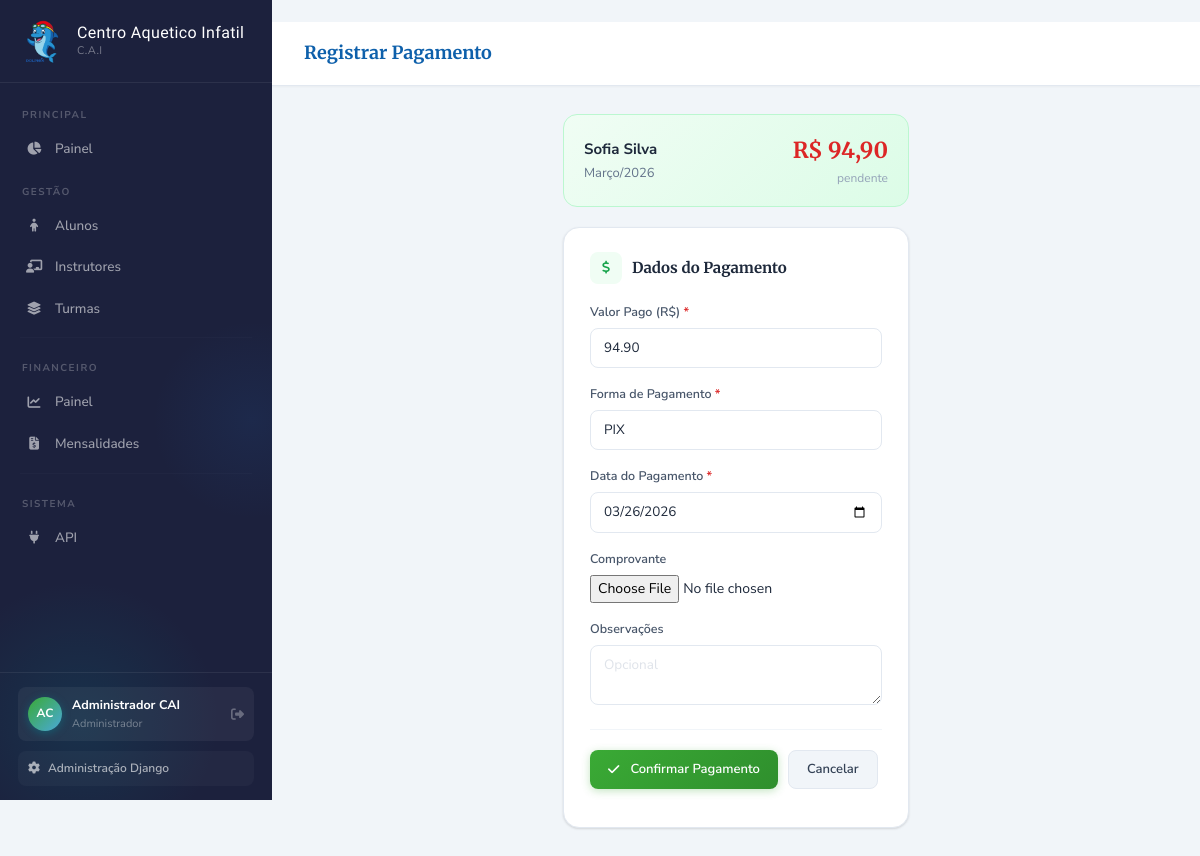
Page /financeiro/mensalidades/3/pagar/ (signed in) on the committed database.
### apps/accounts/models.py (models this page shows, shortened)
class Usuario(AbstractUser):
    PERFIL_CHOICES = [
        ('admin', 'Administrador'),
        ('coordenacao', 'Coordenação'),
        ('financeiro', 'Financeiro'),
        ('professor', 'Professor'),
    ]
    perfil = models.CharField(
        max_length=20,
        choices=PERFIL_CHOICES,
        default='professor',
        verbose_name='Perfil'
    )
    telefone = models.CharField(max_length=20, blank=True, verbose_name='Telefone')
    foto = models.ImageField(
        upload_to='usuarios/', null=True, blank=True, verbose_name='Foto'
    )
    ativo = models.BooleanField(default=True, verbose_name='Ativo')
    criado_em = models.DateTimeField(auto_now_add=True)
    atualizado_em = models.DateTimeField(auto_now=True)
    class Meta:
        verbose_name = 'Usuário'
        verbose_name_plural = 'Usuários'
        ordering = ['first_name', 'last_name']

### apps/financeiro/models.py (models this page shows, shortened)
class Mensalidade(models.Model):
    STATUS_CHOICES = [
        ('pendente', 'Em dia'),
        ('paga', 'Paga'),
        ('parcial', 'Parcialmente Paga'),
        ('vencida', 'Vencida'),
        ('cancelada', 'Cancelada'),
    ]
    MES_CHOICES = [(i, nome) for i, nome in enumerate([
        'Janeiro', 'Fevereiro', 'Março', 'Abril', 'Maio', 'Junho',
        'Julho', 'Agosto', 'Setembro', 'Outubro', 'Novembro', 'Dezembro'
    ], start=1)]
    aluno = models.ForeignKey(
        Aluno, on_delete=models.PROTECT,
        related_name='mensalidades', verbose_name='Aluno'
    )
    mes = models.IntegerField(choices=MES_CHOICES, verbose_name='Mês')
    ano = models.IntegerField(verbose_name='Ano')
    valor_total = models.DecimalField(
        max_digits=8, decimal_places=2, verbose_name='Valor Total (R$)'
    )
    valor_pago = models.DecimalField(
        max_digits=8, decimal_places=2, default=0, verbose_name='Valor Pago (R$)'
    )
    data_vencimento = models.DateField(verbose_name='Data de Vencimento')
    status = models.CharField(
        max_length=20, choices=STATUS_CHOICES, default='pendente', verbose_name='Status'
    )
    desconto = models.DecimalField(
        max_digits=8, decimal_places=2, default=0, verbose_name='Desconto (R$)'
    )
    observacoes = models.TextField(blank=True, verbose_name='Observações')
    criado_em = models.DateTimeField(auto_now_add=True)
    atualizado_em = models.DateTimeField(auto_now=True)
    class Meta:
        verbose_name = 'Mensalidade'
        verbose_name_plural = 'Mensalidades'
        ordering = ['-ano', '-mes']
        unique_together = ['aluno', 'mes', 'ano']
    @property
    def valor_pendente(self):
        return max(0, self.valor_total - self.desconto - self.valor_pago)

### apps/alunos/models.py (models this page shows, shortened)
class Aluno(models.Model):
    FAIXA_ETARIA_CHOICES = [
        ('bebe', 'Bebê (0-2 anos)'),
        ('toddler', 'Pequenos (2-4 anos)'),
        ('kids', 'Infantil (4-6 anos)'),
        ('junior', 'Infantil (6-8 anos)'),
    ]
    STATUS_CHOICES = [
        ('ativo', 'Ativo'),
        ('inativo', 'Inativo'),
        ('trancado', 'Trancado'),
    ]
    matricula = models.CharField(max_length=20, unique=True, verbose_name='Matrícula')
    nome = models.CharField(max_length=150, verbose_name='Nome Completo')
    data_nascimento = models.DateField(verbose_name='Data de Nascimento')
    faixa_etaria = models.CharField(
        max_length=20, choices=FAIXA_ETARIA_CHOICES, verbose_name='Faixa Etária'
    )
    status = models.CharField(
        max_length=20, choices=STATUS_CHOICES, default='ativo', verbose_name='Status'
    )
    responsavel_principal = models.ForeignKey(
        Responsavel, on_delete=models.PROTECT,
        related_name='alunos_principal', verbose_name='Responsável Principal'
    )
    responsavel_secundario = models.ForeignKey(
        Responsavel, on_delete=models.SET_NULL,
        null=True, blank=True, related_name='alunos_secundario',
        verbose_name='Responsável Secundário'
    )
    tipo_sanguineo = models.CharField(max_length=5, blank=True, verbose_name='Tipo Sanguíneo')
    alergias = models.TextField(blank=True, verbose_name='Alergias')
    medicamentos = models.TextField(blank=True, verbose_name='Medicamentos em uso')
    condicoes_especiais = models.TextField(blank=True, verbose_name='Condições Especiais')
    plano_saude = models.CharField(max_length=100, blank=True, verbose_name='Plano de Saúde')
    autorizacao_foto = models.BooleanField(default=False, verbose_name='Autoriza uso de foto')
    autorizacao_saida = models.BooleanField(default=False, verbose_name='Autoriza saída sozinho')
    foto = models.ImageField(upload_to='alunos/fotos/', null=True, blank=True, verbose_name='Foto')
    documento = models.FileField(
        upload_to='alunos/docs/', null=True, blank=True, verbose_name='Documento'
    )
    observacoes = models.TextField(blank=True, verbose_name='Observações')
    data_matricula = models.DateField(default=date.today, verbose_name='Data de Matrícula')
    criado_em = models.DateTimeField(auto_now_add=True)
    atualizado_em = models.DateTimeField(auto_now=True)
    class Meta:
        verbose_name = 'Aluno'
        verbose_name_plural = 'Alunos'
        ordering = ['nome']

### apps/financeiro/views.py (the view)
# urls.py: path('mensalidades/<int:mensalidade_pk>/pagar/', views.registrar_pagamento, name='registrar_pagamento'),
@login_required
def registrar_pagamento(request, mensalidade_pk):
    mensalidade = get_object_or_404(Mensalidade, pk=mensalidade_pk)
    if request.method == 'POST':
        form = PagamentoForm(request.POST, request.FILES)
        if form.is_valid():
            pagamento = form.save(commit=False)
            pagamento.mensalidade = mensalidade
            pagamento.registrado_por = request.user
            pagamento.save()
            messages.success(request, f'Pagamento de R$ {pagamento.valor} registrado!')
            return redirect('lista_mensalidades')
    else:
        pendente = mensalidade.valor_pendente
        form = PagamentoForm(initial={'valor': pendente})
    return render(request, 'financeiro/pagamento_form.html', {
        'form': form, 'mensalidade': mensalidade
    })

### apps/financeiro/forms.py
class PagamentoForm(forms.ModelForm):
    class Meta:
        model = Pagamento
        fields = ('valor', 'forma_pagamento', 'data_pagamento', 'comprovante', 'observacoes')
        widgets = {
            'valor': forms.NumberInput(attrs={'class': 'form-control', 'step': '0.01'}),
            'forma_pagamento': forms.Select(attrs={'class': 'form-select'}),
            'data_pagamento': forms.DateInput(attrs={'class': 'form-control', 'type': 'date'}, format='%Y-%m-%d'),
            'observacoes': forms.Textarea(attrs={'class': 'form-control', 'rows': 2}),
        }
    def __init__(self, *args, **kwargs):
        super().__init__(*args, **kwargs)
        self.fields['data_pagamento'].input_formats = ['%Y-%m-%d']
        for field_name, field in self.fields.items():
            if not field.required and isinstance(field.widget, (forms.TextInput, forms.Textarea, forms.NumberInput, forms.EmailInput, forms.DateInput)):
                field.widget.attrs.setdefault('placeholder', 'Opcional')

### templates/financeiro/pagamento_form.html (shortened to what this page needs)
﻿{% extends 'base.html' %}
{% block page_title %}Registrar Pagamento{% endblock %}
{% block content %}
<div class="row justify-content-center">
  <div class="col-lg-5">
    <div style="background:linear-gradient(135deg,#f0fdf4,#dcfce7);border:1px solid #bbf7d0;border-radius:14px;padding:18px 20px;margin-bottom:20px;">
      <div style="display:flex;justify-content:space-between;align-items:center;">
        <div>
          <div style="font-weight:700;font-size:15px;color:#1e293b;">{{ mensalidade.aluno.nome }}</div>
          <div style="font-size:13px;color:#64748b;margin-top:2px;">{{ mensalidade.get_mes_display }}/{{ mensalidade.ano }}</div>
        </div>
        <div style="text-align:right;">
          <div style="font-family:'Merriweather',serif;font-size:22px;font-weight:700;color:#dc2626;">R$ {{ mensalidade.valor_pendente|floatformat:2 }}</div>
          <div style="font-size:12px;color:#94a3b8;">pendente</div>
        </div>
      </div>
    </div>
    <div class="card-surface">
      <div class="section-hd">
        <div class="section-hd-icon" style="background:#f0fdf4;color:#16a34a;"><i class="fas fa-dollar-sign"></i></div>
        <div class="section-hd-title">Dados do Pagamento</div>
      </div>
      <form method="post" enctype="multipart/form-data">
        {% for field in form %}
        <div class="mb-3">
          <label class="form-label">{{ field.label }}{% if field.field.required %}<span style="color:#dc2626;"> *</span>{% endif %}</label>
          {{ field }}
        </div>
        {% endfor %}
        <div style="display:flex;gap:10px;margin-top:24px;padding-top:20px;border-top:1px solid #f1f5f9;">
          <button type="submit" class="btn-cai btn-cai-success"><i class="fas fa-check me-1"></i>Confirmar Pagamento</button>
          <a href="{% url 'lista_mensalidades' %}" class="btn-cai btn-cai-ghost">Cancelar</a>
        </div>
      </form>
    </div>
  </div>
</div>
{% endblock %}

### templates/base.html (shortened to what this page needs)
﻿<!DOCTYPE html>
<html lang="pt-br">
{% load static %}
<head>
  <link href="https://cdnjs.cloudflare.com/ajax/libs/bootstrap/5.3.2/css/bootstrap.min.css" rel="stylesheet">
  <link href="https://cdnjs.cloudflare.com/ajax/libs/font-awesome/6.5.0/css/all.min.css" rel="stylesheet">
</head>
<body>
<nav id="sidebar">
  <div class="sidebar-brand">
    <a href="{% url 'home' %}" class="brand-link">
      <div class="brand-emblem"><img src="{% static 'img/mascote-cai.png' %}" alt="Mascote Dolphin C.A.I"></div>
      <div class="brand-text"><strong>Centro Aquetico Infatil</strong><small>C.A.I</small></div>
    </a>
  </div>
  <div class="sidebar-nav">
    <div class="nav-section-label">Principal</div>
    <div class="nav-item"><a href="{% url 'home' %}" class="nav-link {% if request.resolver_match.url_name == 'home' %}active{% endif %}"><span class="nav-icon"><i class="fas fa-chart-pie"></i></span>Painel</a></div>
    <div class="nav-section-label">Gestão</div>
    <div class="nav-item"><a href="{% url 'lista_alunos' %}" class="nav-link {% if 'aluno' in request.resolver_match.url_name %}active{% endif %}"><span class="nav-icon"><i class="fas fa-child"></i></span>Alunos</a></div>
    <div class="nav-item"><a href="{% url 'lista_professores' %}" class="nav-link {% if 'professor' in request.resolver_match.url_name %}active{% endif %}"><span class="nav-icon"><i class="fas fa-chalkboard-teacher"></i></span>Instrutores</a></div>
    <div class="nav-item"><a href="{% url 'lista_turmas' %}" class="nav-link {% if 'turma' in request.resolver_match.url_name %}active{% endif %}"><span class="nav-icon"><i class="fas fa-layer-group"></i></span>Turmas</a></div>
    <hr class="nav-divider">
    <div class="nav-section-label">Financeiro</div>
    <div class="nav-item"><a href="{% url 'financeiro' %}" class="nav-link {% if request.resolver_match.url_name == 'financeiro' %}active{% endif %}"><span class="nav-icon"><i class="fas fa-chart-line"></i></span>Painel</a></div>
    <div class="nav-item"><a href="{% url 'lista_mensalidades' %}" class="nav-link {% if 'mensalidade' in request.resolver_match.url_name %}active{% endif %}"><span class="nav-icon"><i class="fas fa-file-invoice-dollar"></i></span>Mensalidades</a></div>
    <hr class="nav-divider">
    <div class="nav-section-label">Sistema</div>
    <div class="nav-item"><a href="/api/v1/" target="_blank" class="nav-link"><span class="nav-icon"><i class="fas fa-plug"></i></span>API</a></div>
  </div>
  <div class="sidebar-footer">
    <div class="user-pill">
      <div class="user-avatar-sm">{{ request.user.first_name|first|upper }}{{ request.user.last_name|first|upper }}</div>
      <div class="user-info-sm"><strong>{{ request.user.get_full_name|default:request.user.username }}</strong><small>{{ request.user.get_perfil_display }}</small></div>
      <a href="{% url 'logout' %}" class="user-logout" title="Sair"><i class="fas fa-sign-out-alt"></i></a>
    </div>
    <a href="/admin/" target="_blank" class="sidebar-admin-link"><i class="fas fa-cog"></i>Administração Django</a>
  </div>
</nav>
<div id="main">
  <div class="topbar">
    <div class="topbar-title">{% block page_title %}C.A.I{% endblock %}</div>
  </div>
  <div class="page-content">{% block content %}{% endblock %}</div>
</div>
</body>
</html>

### rows in the picture
Usuario: user.first_name|first "A", user.last_name|first "C", user.get_full_name "Administrador CAI", user.perfil "Administrador"
Mensalidade: aluno.nome "Sofia Silva", mes "Março", ano "2026", valor_pendente "94,90"

### other values in the picture
{{ field.label }} "Valor Pago (R$)" "Forma de Pagamento" "Data do Pagamento" "Comprovante" "Observações"
